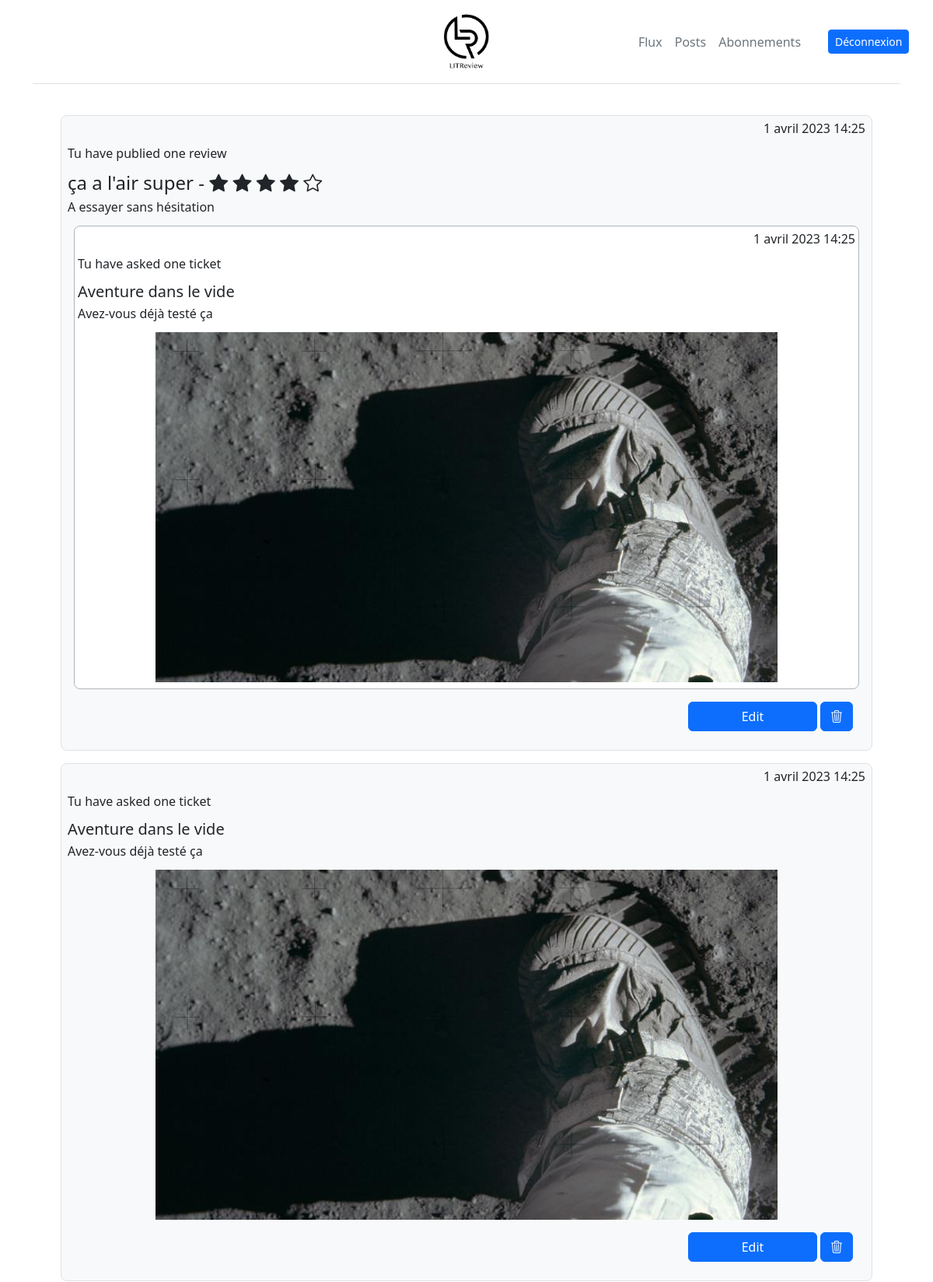
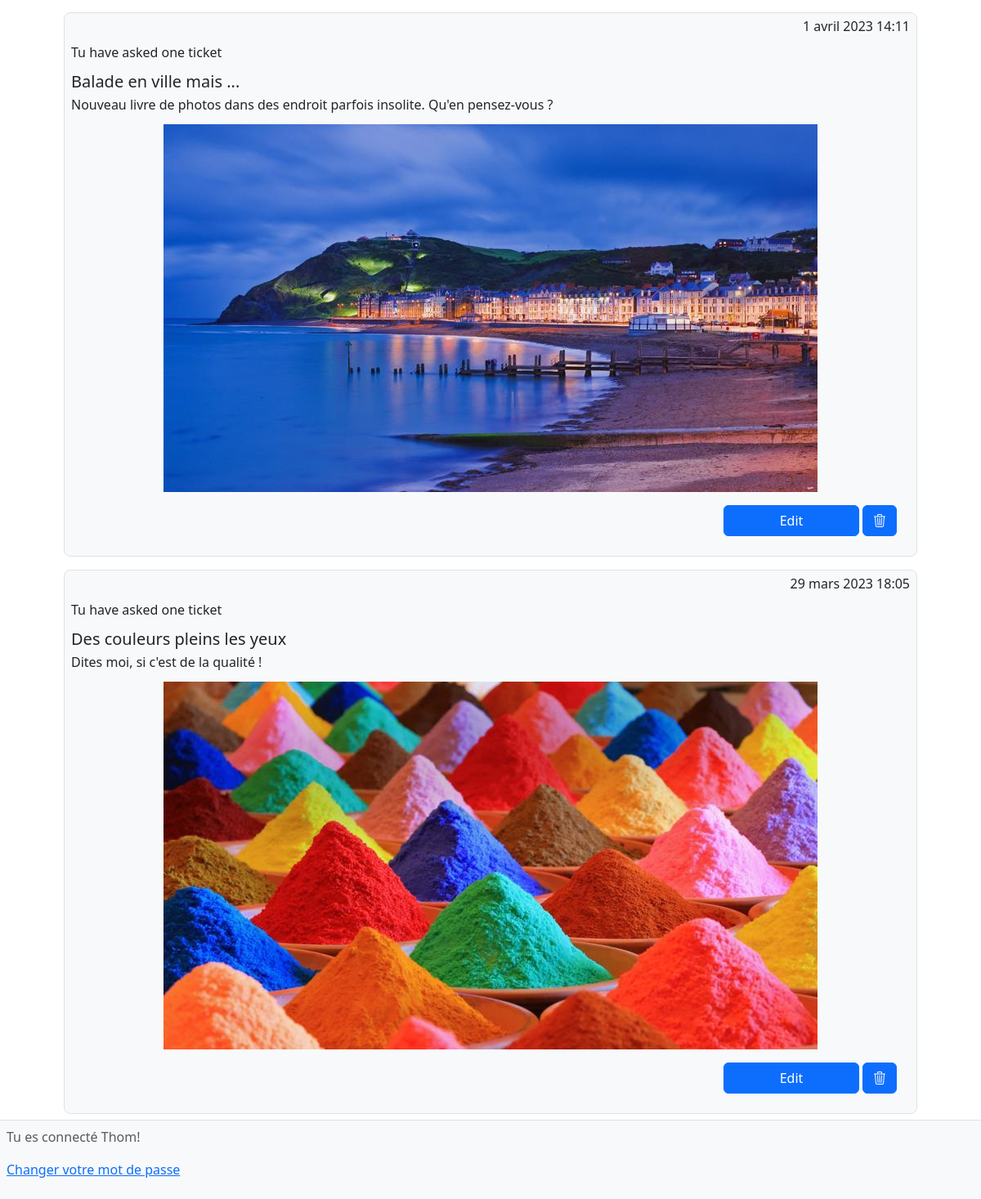
Before: /posts/ (signed in) with the older database file (2 pictures, top to bottom).
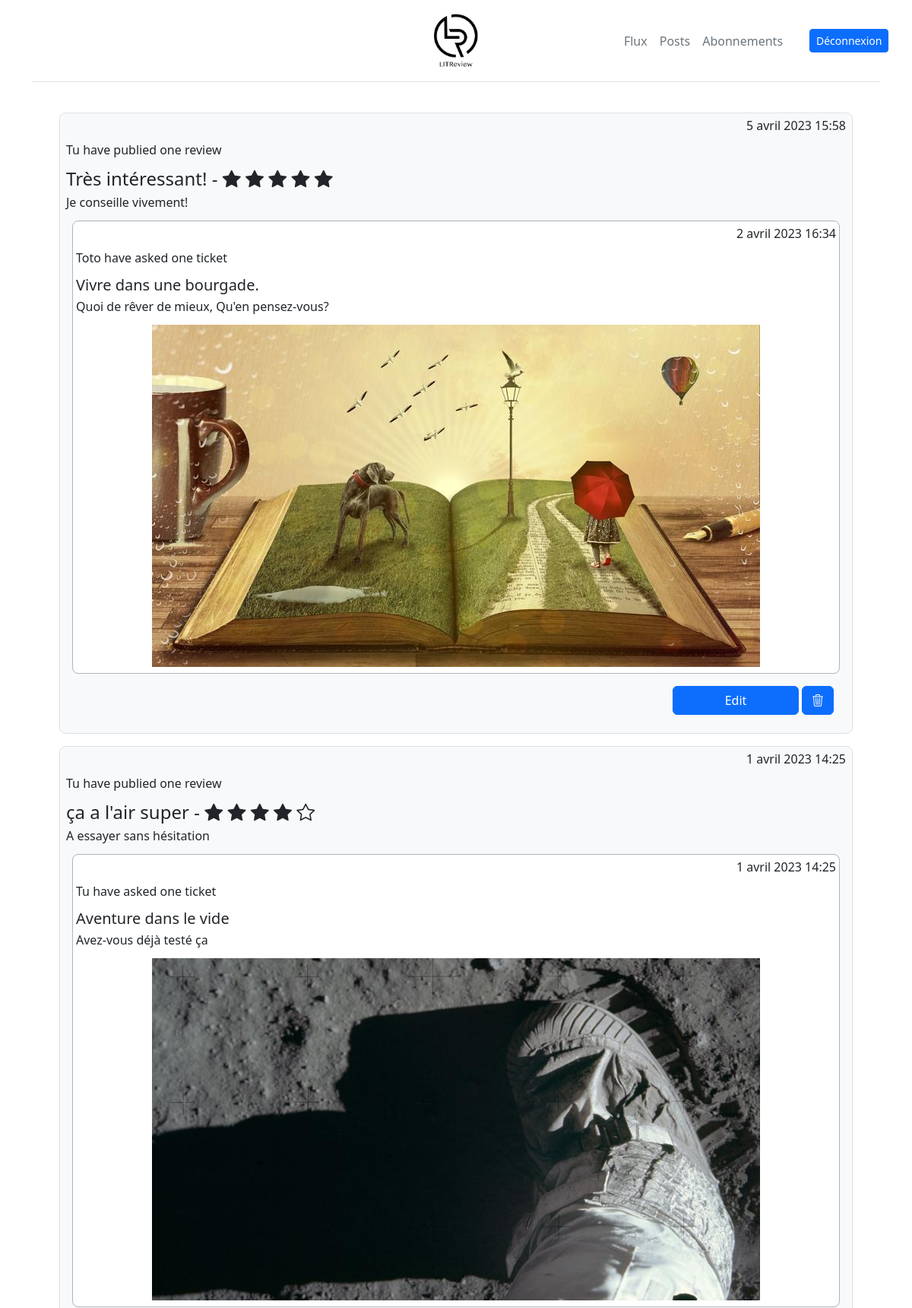
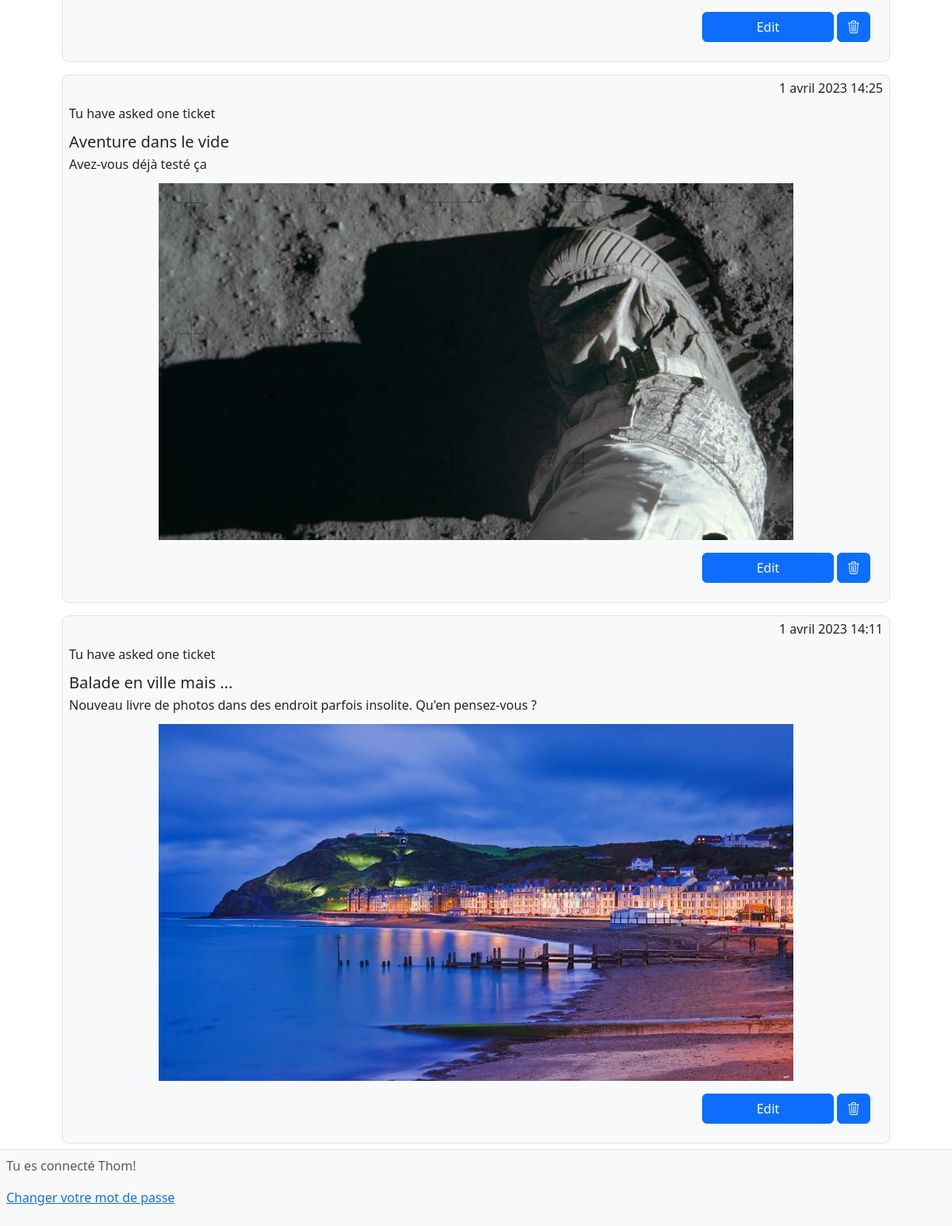
After: the same page with the newer database file (2 pictures, top to bottom).
### mvp/models.py (models this page shows, shortened)
class Review(models.Model):
    ticket = models.ForeignKey(to=Ticket, on_delete=models.CASCADE)
    rating = models.PositiveSmallIntegerField(
        validators=[MinValueValidator(0), MaxValueValidator(5)])
    headline = models.CharField(max_length=128)
    body = models.CharField(max_length=8192, blank=True)
    user = models.ForeignKey(to=settings.AUTH_USER_MODEL, on_delete=models.CASCADE)
    time_created = models.DateTimeField(auto_now_add=True)

class Ticket(models.Model):
    title = models.CharField(max_length=128)
    description = models.TextField(max_length=2048, blank=True)
    user = models.ForeignKey(to=settings.AUTH_USER_MODEL, on_delete=models.CASCADE)
    image = models.ImageField(null=True, blank=True)
    time_created = models.DateTimeField(auto_now_add=True)
    IMAGE_MAX_SIZE = (800, 800)

### authentication/models.py (models this page shows, shortened)
class MyUser(AbstractBaseUser, PermissionsMixin):
    username = models.CharField(max_length=40, unique=True)
    USERNAME_FIELD = 'username'
    EMAIL_FIELD = 'email'
    ADMINISTRATOR = 'ADMINISTRATOR'
    SUBSCRIBER = 'SUBSCRIBER'
    ROLE_CHOICES = [
        (ADMINISTRATOR, 'Administrateur'),
        (SUBSCRIBER, 'Utilisateur'),
    ]
    REQUIRED_FIELDS = ['email']
    email = models.EmailField(
        verbose_name='email address',
        max_length=255,
        unique=True,
        null=True,
        blank=True,
    )
    role = models.CharField(max_length=30, choices=ROLE_CHOICES, default=SUBSCRIBER, verbose_name='Rôle')
    is_active = models.BooleanField(default=True)
    is_admin = models.BooleanField(default=False)
    objects = MyCustomManager()
    def __str__(self):
        return self.username

### mvp/views.py (the view)
# urls.py: path('posts/', mvp.views.Posts.as_view(template_name='mvp/posts.html'), name='posts'),
class Posts(LoginRequiredMixin, ListView):
    paginate_by = 4
    def get_queryset(self):
        reviews = Review.objects.filter(user=self.request.user)
        reviews = reviews.annotate(content_type=Value('REVIEW', CharField()))
        tickets = Ticket.objects.filter(user=self.request.user)
        tickets = tickets.annotate(content_type=Value('TICKET', CharField()))
        posts = sorted(
            chain(reviews, tickets),
            key=lambda post: post.time_created,
            reverse=True
        )
        return posts

### mvp/templatetags/mvp_extras.py (called while the page is built)
@register.filter
def get_range_one_to_x(value):
    list_of_one_to_value = []
    for i in range(1, value + 1):
        list_of_one_to_value += [i]
    return list_of_one_to_value

@register.simple_tag(takes_context=True)
def get_poster_display(context, user):
    if user == context['user']:
        return 'Tu'
    return user

### mvp/templates/mvp/posts.html (shortened to what this page needs)
{% extends 'base.html' %}
{% load i18n %}
{% load django_bootstrap5 %}
{% block bootstrap5_extra_head %}<link rel="stylesheet" href="https://cdn.jsdelivr.net/npm/bootstrap-icons@1.10.3/font/bootstrap-icons.css">{% endblock %}
{% load mvp_extras %}
{% block content %}
    <div class="container-lg">
        <div class=" px-4 py-2 my-3">
            <div class="d-flex row">
                {% for instance in page_obj %}
                    {% if instance.content_type == 'TICKET' %}
                        {% include 'mvp/partials/ticket_editable_snippet.html' with ticket=instance %}
                    {% endif %}
                    {% if instance.content_type == 'REVIEW' %}
                        {% include 'mvp/partials/review_editable_snippet.html' with review=instance %}
                    {% endif %}
                {% endfor %}
            </div>
        </div>
    </div>
{% endblock content %}

### mvp/templates/mvp/partials/review_editable_snippet.html (shortened to what this page needs)
{% load get_poster_display get_range_one_to_x from mvp_extras %}
{% load i18n %}
{% load django_bootstrap5 %}
{% bootstrap_css %}
{% block bootstrap5_extra_head %}<link rel="stylesheet" href="https://cdn.jsdelivr.net/npm/bootstrap-icons@1.10.3/font/bootstrap-icons.css">{% endblock %}
<div class="lh-1 p-1 p-md-2 border rounded-3 bg-light my-2 ">
    <p class="fw-light text-end">{{ review.time_created }}</p>
    <p>{% get_poster_display review.user %} {% translate 'have publied one review' %}</p>
    <h4>{{ review.headline }} -
    {% for i in 5|get_range_one_to_x %}
        {% if i <= review.rating %}
            <i class="bi bi-star-fill"></i>
        {% else %}
            <i class="bi bi-star"></i>
        {% endif %}
    {% endfor %}</h4>
    <p>{{ review.body }}</p>
    <div class="lh-1 px-1 py-2 border border-dark-subtle rounded-3 bg-white m-2 ">
        <p class="fw-light text-end">{{ review.ticket.time_created }}</p>
        <p>{% get_poster_display review.ticket.user %} {% translate 'have asked one ticket' %}</p>
        <h5>{{ review.ticket.title }}</h5>
        <p>{{ review.ticket.description }}</p>
        <div class="d-flex  justify-content-center">
            {% if review.ticket.image %}
                <img class="img-fluid" src="{{ review.ticket.image.url }}" alt="image-{{ review.ticket.title }}">
            {% endif %}
        </div>
    </div>
    <div class="m-3 text-end">
        <a href="{% url 'MyFormUpdateReviewView' review.id %}" class="col-2 btn btn-primary">
            {% translate 'Edit' %}
        </a>
        <button type="button" class="btn btn-primary" data-bs-toggle="modal" data-bs-target="#staticBackdrop">
            <i class="bi bi-trash3"></i>
        </button>
    </div>
</div>

### mvp/templates/mvp/partials/ticket_editable_snippet.html (shortened to what this page needs)
{% load get_poster_display from mvp_extras %}
{% load i18n %}
{% load django_bootstrap5 %}
{% bootstrap_css %}
{% block bootstrap5_extra_head %}<link rel="stylesheet" href="https://cdn.jsdelivr.net/npm/bootstrap-icons@1.10.3/font/bootstrap-icons.css">{% endblock %}
<div class="lh-1 p-1 p-md-2 border rounded-3 bg-light my-2 ">
    <p class="fw-light text-end">{{ ticket.time_created }}</p>
    <p>{% get_poster_display ticket.user %} {% translate 'have asked one ticket' %}</p>
    <h5>{{ ticket.title }}</h5>
    <p>{{ ticket.description }}</p>
    <div class="d-flex  justify-content-center">
         <img class="img-fluid" src="{{ ticket.image.url }}" alt="image-{{ ticket.title }}">
    </div>
    <div class="m-3 text-end">
        <a href="{% url 'MyFormUpdateTicketView' ticket.id %}" class="col-2 btn btn-primary">
            {% translate 'Edit' %}
        </a>
        <button type="button" class="btn btn-primary" data-bs-toggle="modal" data-bs-target="#staticBackdrop">
            <i class="bi bi-trash3"></i>
        </button>
    </div>
</div>

Changed rows visible on the page:
no longer on this page (row unchanged): Ticket: time_created "29 mars 2023 18:05", user "Tu", title "Des couleurs pleins les yeux", description "Dites moi, si c'est de la qualité !", image (picture)
added Review: time_created "5 avril 2023 15:58", user "Tu", headline "Très intéressant!", rating 5 (drawn), body "Je conseille vivement!", ticket.time_created "2 avril 2023 16:34", ticket.username "Toto", ticket "Vivre dans une bourgade.", ticket.description "Quoi de rêver de mieux, Qu'en pensez-vous?", ticket.image (picture)
